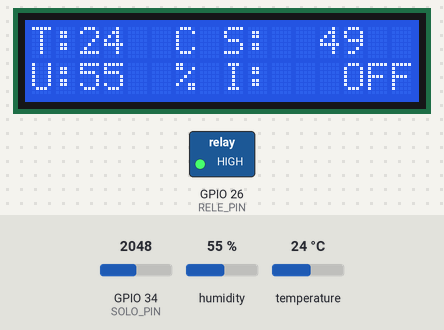
Bench run of a sketch on a simulated ESP32. On the bench: 16×2 character LCD, switched loads named in the sketch (green lamp = pin HIGH). The inputs (shaded band) are chosen by the test bench; at power-on: GPIO 34 (SOLO_PIN) = 2048, humidity 55 %, temperature 24 °C. WiFi joins after 1.5 s; servers stay silent unless stated; uploads are accepted with an empty reply; what the sketch prints to the serial monitor is not drawn.

Above: at 4.5 s.
4.6 s: GPIO 34 (SOLO_PIN) set to 3654
At 7.1 s:
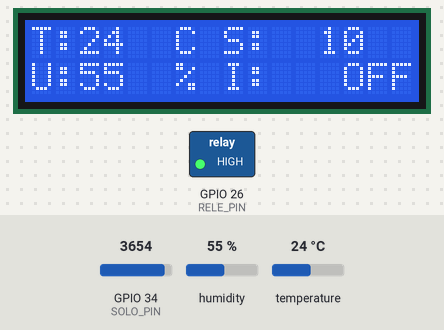
7.5 s: GPIO 34 (SOLO_PIN) set to 3749
At 9.3 s:
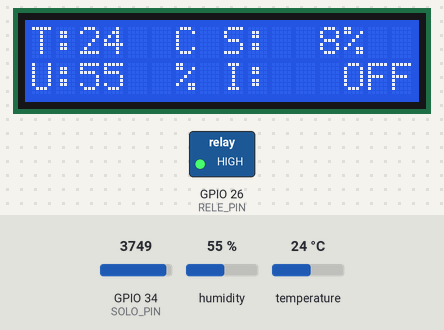
9.6 s: humidity set to 22 %
At 10.7 s:
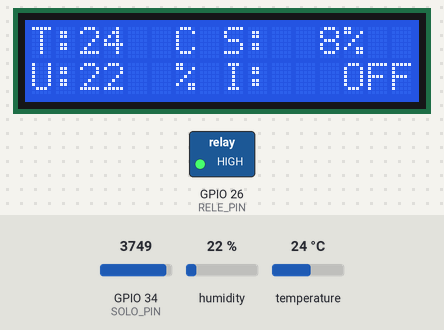
11.7 s: temperature set to 12 °C
At 13.0 s:
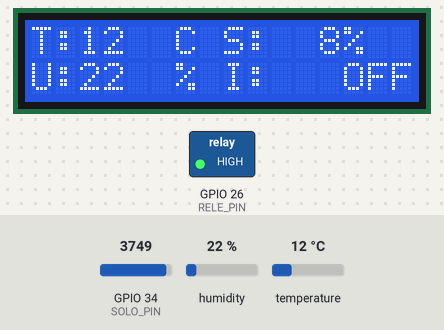
13.8 s: humidity set to 40 %
At 15.4 s:
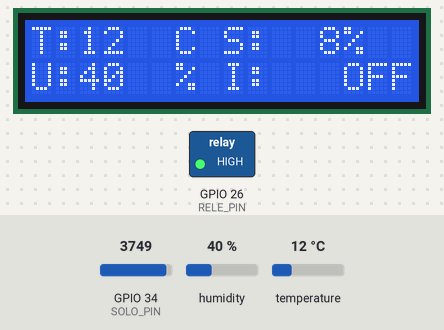
16.0 s: GPIO 34 (SOLO_PIN) set to 3603
At 17.8 s:
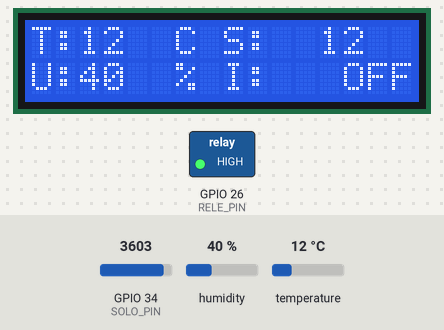
Timing chart, 0 to 19.1 s (numbered marks = the images above; inputs shaded):
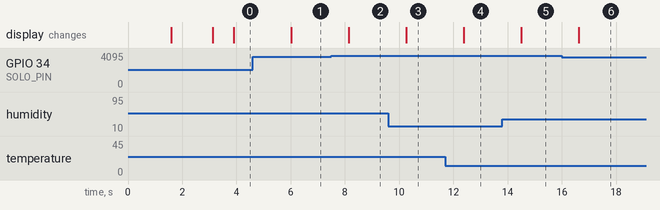

Measured:
- the behaviour switches between 3685 and 3686 on GPIO 34 (SOLO_PIN) (found by bisection; images 1 and 2)
- after the input at 4.6 s, the display: changes after 1.4 s (image 1)
- after the input at 7.5 s, the display: changes after 0.64 s (image 2)
- after the input at 9.6 s, the display: changes after 0.66 s (image 3)
- after the input at 11.7 s, the display: changes after 0.68 s (image 4)
- after the input at 13.8 s, the display: changes after 0.70 s (image 5)
- after the input at 16.0 s, the display: changes after 0.62 s (image 6)

The sketch:

Sistema_Irrig.ino
```cpp
//Bibliotecas
#include <Wire.h>
#include <LiquidCrystal_I2C.h>
#include <DHT11.h>
#include <WiFi.h>
#include <HTTPClient.h>
#include <ArduinoJson.h>

//Pinagem
#define I2C_ADDR 0x27
#define DHTPIN 4
#define SOLO_PIN 34
#define RELE_PIN 26

//Objetos Criados
DHT11 dht11(DHTPIN);
LiquidCrystal_I2C lcd(I2C_ADDR, 16, 2);

//Variaveis
int temperatura = 0;
int umidadeAr = 0;
int umidadeSolo = 0;

bool irrigando = false;

//Wifi configurações
const char* ssid = "Seu Wifi";
const char* password = "Sua senha";

const char* serverName = "http://SeuIP:5000/receber_dados";
const char* confirmURL = "http://SeuIP:5000/confirmar_acao";

//Controle
unsigned long ultimoEnvio = 0;
unsigned long intervaloEnvio = 0;

int decision_id = -1;

// Menu do display
void menuPrincipal() {
  lcd.clear();
  lcd.setCursor(0, 0);
  lcd.print("T:    C S:   %");
  lcd.setCursor(0, 1);
  lcd.print("U:    % I:");
}

// Wifi
void conectarWiFi() {
  lcd.clear();
  lcd.print("Conectando WiFi");

  WiFi.begin(ssid, password);

  while (WiFi.status() != WL_CONNECTED) {
    delay(500);
    Serial.print(".");
  }

  lcd.clear();
  lcd.print("WiFi OK");
  delay(1000);
}

//Confirmação de acionamento
void confirmarAcao(int decision_id, int action) {
  HTTPClient http;

  lcd.clear();
  lcd.print("Confirmando...");

  http.begin(confirmURL);
  http.addHeader("Content-Type", "application/json");

  String json = "{\"decision_id\":" + String(decision_id) +
                ",\"action\":" + String(action) + "}";

  http.POST(json);
  http.end();
}

// leitura dos sesnores
void lerSensores() {
  int leituraSolo = analogRead(SOLO_PIN);
  umidadeSolo = map(leituraSolo, 4095, 0, 0, 100);
  umidadeSolo = constrain(umidadeSolo, 0, 100);

  dht11.readTemperatureHumidity(temperatura, umidadeAr);
}

// Atualização do display
void atualizarLCD() {
  menuPrincipal();

  lcd.setCursor(2, 0);
  lcd.print(temperatura);

  lcd.setCursor(12, 0);
  lcd.print(umidadeSolo);

  lcd.setCursor(2, 1);
  lcd.print(umidadeAr);

  lcd.setCursor(13, 1);
  if (irrigando) lcd.print("ON ");
  else lcd.print("OFF");
}

// Envio da API
void enviarParaAPI() {
  if (WiFi.status() != WL_CONNECTED) return;

  HTTPClient http;

  lcd.clear();
  lcd.print("Enviando API...");

  http.begin(serverName);
  http.addHeader("Content-Type", "application/json");

  String json = "{";
  json += "\"temperatura\":" + String(temperatura) + ",";
  json += "\"umidade_ar\":" + String(umidadeAr) + ",";
  json += "\"umidade_solo\":" + String(umidadeSolo);
  json += "}";

  int code = http.POST(json);

  if (code > 0) {
    String resposta = http.getString();

    StaticJsonDocument<200> doc;
    deserializeJson(doc, resposta);

    int irrigar = doc["irrigar"];
    decision_id = doc["decision_id"];

    if (irrigar == 1) {
      irrigando = true;

      lcd.clear();
      lcd.print("IRRIGANDO...");
      digitalWrite(RELE_PIN, LOW);
      delay(3000);
      digitalWrite(RELE_PIN, HIGH);

      confirmarAcao(decision_id, 1);

      intervaloEnvio = 60000; // 1 min

    } else {
      irrigando = false;
      intervaloEnvio = 3600000; // 1 hora
    }
  }

  http.end();
}

void setup() {
  Serial.begin(115200);

  pinMode(RELE_PIN, OUTPUT);
  digitalWrite(RELE_PIN, HIGH);

  lcd.init();
  lcd.backlight();

  conectarWiFi();

  // PRIMEIRA LEITURA
  lerSensores();
  enviarParaAPI();
  ultimoEnvio = millis();
}

void loop() {

  lerSensores();
  atualizarLCD();

  if (millis() - ultimoEnvio > intervaloEnvio) {
    ultimoEnvio = millis();
    enviarParaAPI();
  }

  delay(500);
}
```
